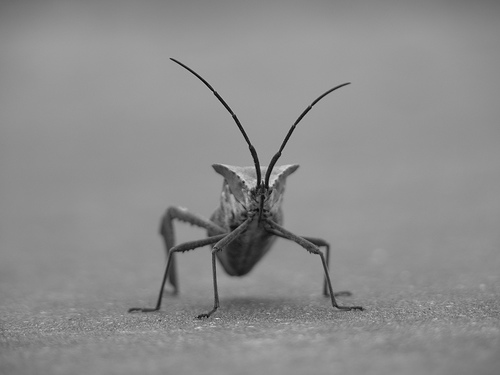
#> input picture lecture2/Notebooks/stinkbug.png, 500 x 375 px, found by its file name
$ jupyter execute --allow-errors Lab0_Convolution.ipynb
#> lines starting #> are read from the running program, lines starting #| are printed output that depends on the picture
# Convolution

Convolution is a mathematical operation that is commonly used in deep learning for image processing tasks, such as object detection, image segmentation, and image recognition. The basic idea behind convolution is to apply a filter (also known as a kernel or a weight matrix) to an input image to obtain a transformed output image.

To perform convolution on an image, we start by defining a filter/kernel, which is a small matrix of numbers that represent the weights of the convolution operation. This filter is typically learned during training, but can also be manually defined. For example, a commonly used filter for edge detection is the Sobel filter (**H**).

$$
\mathbf{H} = \begin{bmatrix}
        -1 & 0 & 1 \\
        -2 & 0 & 2 \\
        -1 & 0 & 1 \\
    \end{bmatrix}
$$

Next, we slide the filter over the image (**I**), starting at the top-left corner of the image, and apply the convolution operation at each location. This involves multiplying the values of the filter matrix with the corresponding pixel values in the image, and then summing up the products to obtain a single output value. We then move the filter to the next position and repeat the process, until we have computed the output value for every location in the image (**Y**).

$$
\mathbf{Y}_{i,j} = \sum_{p=0}^{k} \sum_{q=0}^{k} \mathbf{I}_{i+p-\frac{k-1}{2},i+q-\frac{k-1}{2}} \mathbf{H}_{p,q}
$$

The resulting output image is often transformed in some way, such as by applying a non-linear activation function like ReLU, to produce a final output that can be used for further processing or classification.

The main idea behind convolution is that the filter detects specific patterns or features in the image, such as edges, corners, or blobs. By convolving the image with different filters, we can extract different features and information from the image, which can be used to make predictions or perform other tasks.

## Convolution example

In this example, we load an image using the **mpimg.imread()** function from matplotlib. We convert the image to grayscale by taking the mean value of the red, green, and blue channels using **np.mean(img, axis=2)**. We then define a filter **h** (in this case, a Sobel filter) and apply the convolution operation using a nested loop that iterates over each pixel in the image.

The resulting plot shows the original image and the convolved image. The convolved image highlights edges and features in the image, which is often useful for tasks like image segmentation or feature detection in computer vision applications.

[cell 1]
import numpy as np
import matplotlib.pyplot as plt
import matplotlib.image as mpimg

# Load the image
img = mpimg.imread('../../BasicNumpy/Notebooks/stinkbug.png')
#> img is the input picture: shape (375, 500, 3) float32; min 0, max 0.851, mean 0.551

# Convert the image to grayscale
img_gray = np.mean(img, axis=2)

# Define the filter
h = np.array([[-1, 0, 1],
              [-2, 0, 2],
              [-1, 0, 1]])

# Apply the convolution operation
img_conv = np.zeros_like(img_gray)
for i in range(1, img_gray.shape[0]-1):
    for j in range(1, img_gray.shape[1]-1):
        img_conv[i, j] = np.sum(h * img_gray[i-1:i+2, j-1:j+2])
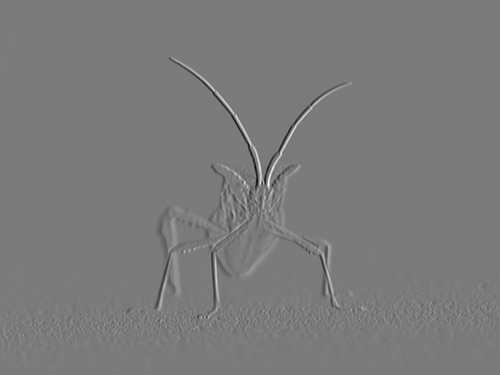
#> img_conv: shape (375, 500) float32; min -2.74, max 2.93, mean 0.000162; drawn with min black and max white

# Plot the original image and the convolved image
fig, ax =plt.subplots(1,2, dpi=300, tight_layout=True)
ax[0].imshow(img)
ax[0].set_title('Original image')

ax[1].imshow(img_conv, cmap='gray')
ax[1].set_title('Convolved image')

for a in ax:
    a.axis("off")

plt.show()
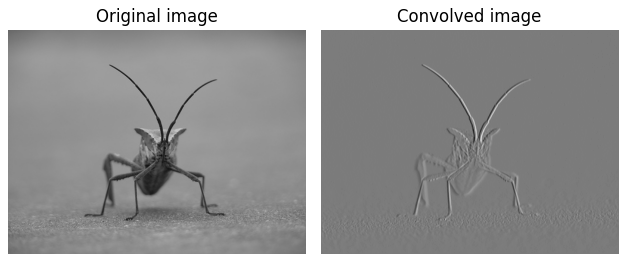
#> figure drawn by matplotlib, 2 panels

## Exercise

1. Write a function that has 2 parameters, the first an image path and the second a filter matrix. The function has to convolve the image with the filter and finally plot the starting image alongside the colvolved image.
2. What happens if you use a linear filter instead of the Sobel filter ?

$$
\mathbf{H} = \begin{bmatrix}
        -1 & 2 & -1 \\
        -1 & 2 & -1 \\
        -1 & 2 & -1 \\
    \end{bmatrix}
$$

<br></br>

<details>
  <summary>Answer Q.1</summary>

```
def convove(img_path,h):
    # Load the image
    img = mpimg.imread(img_path)

    # Convert the image to grayscale
    img_gray = np.mean(img, axis=2)

    # Apply the convolution operation
    img_conv = np.zeros_like(img_gray)
    for i in range(1, img_gray.shape[0]-1):
        for j in range(1, img_gray.shape[1]-1):
            img_conv[i, j] = np.sum(h * img_gray[i-1:i+2, j-1:j+2])

    # Plot the original image and the convolved image
    fig, ax =plt.subplots(1,2, dpi=300, tight_layout=True)
    ax[0].imshow(img)
    ax[0].set_title('Original image')

    ax[1].imshow(img_conv, cmap='gray')
    ax[1].set_title('Convolved image')

    for a in ax:
        a.axis("off")

    plt.show()
```
</details>
<details>
  <summary>Answer Q.2</summary>

```
convove('../../BasicNumpy/Notebooks/stinkbug.png',np.array([[-1,2,-1],[-1,2,-1],[-1,2,-1]]))
```
</details>

### Appendix

#### Example 1: Applying a simple filter to a checkerboard image

This code generates a simple 10x10 checkerboard image, and applies a 3x3 filter/kernel that highlights the diagonal edges of the image. The convolve2d() function from the scipy.signal module is used to perform the convolution operation, and the imshow() function from Matplotlib is used to display the original image and the filtered output side by side.

[cell 2]
import numpy as np
import matplotlib.pyplot as plt
from scipy.signal import convolve2d

# Create a 10x10 checkerboard image
image = np.zeros((10, 10))
image[::2, ::2] = 1
image[1::2, 1::2] = 1
image = np.repeat(image, 10,axis=1)
image = np.repeat(image, 10,axis=0)

# Define the filter
h1 = np.array([[-1, 0, 1],
              [-2, 0, 2],
              [-1, 0, 1]])
# Define the filter
h2 = np.array([[-1, -1, -1],
              [2, 2, 2],
              [-1, -1, -1]])

# Apply the filter to the image using convolution
output1 = convolve2d(image, h1, mode='valid')
output2 = convolve2d(image, h2, mode='valid')

# Plot the original image and the filtered output
plt.figure(dpi=300)
plt.subplot(131), plt.imshow(image, cmap='gray')
plt.title('Original Image'), plt.axis('off')
plt.subplot(132), plt.imshow(output1, cmap='gray')
plt.title('Filtered Output 1'), plt.axis('off')
plt.subplot(133), plt.imshow(output2, cmap='gray')
plt.title('Filtered Output 2'), plt.axis('off')
plt.show()
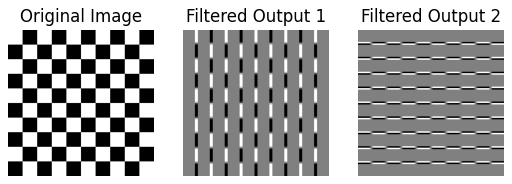
#> figure drawn by matplotlib, 3 panels
